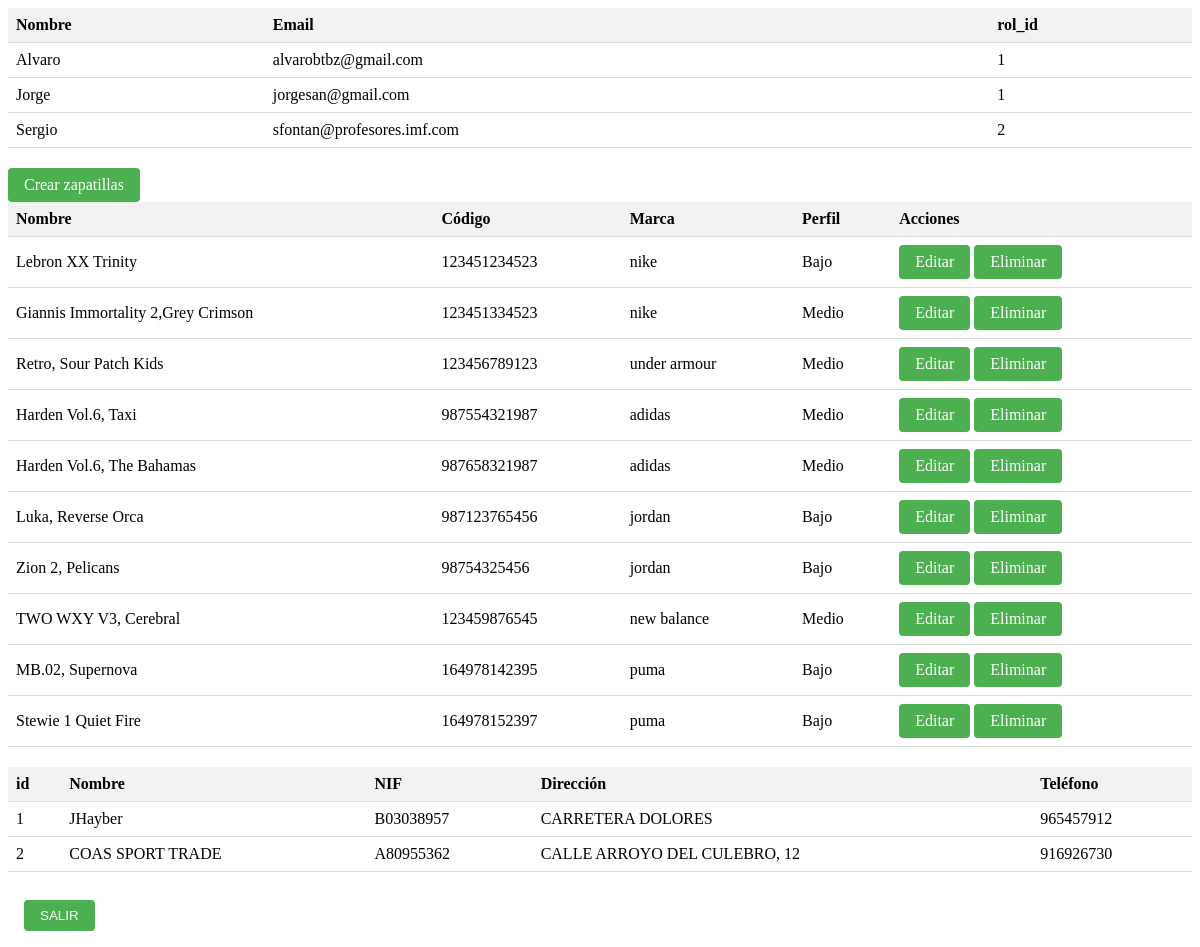
Screenshot of /session/private/dashboard.php (signed in) with the database file from the repository.
### tables this page shows
create table if not exists usuarios(
	id int auto_increment primary key,
    nombre varchar (20),
    email varchar (40),
    password varchar (70),
    rol_id int
);

create table if not exists zapatillas(
	id int auto_increment primary key,
    nombre varchar(50),
    codigo varchar (20),
    marca varchar (40),
    perfil varchar (10)
);

create table if not exists proveedor(
	id int auto_increment primary key,
    nombre varchar (20),
    nif varchar (40),
    direccion varchar (70),
    telefono  varchar (12)
);

### Database.php (called while the page is built, shortened)
<?php
    class Database{
        public function conectar(){
            $driver = 'mysql';
            $host = 'localhost';
            $port = '3306';
            $user = 'root';
            $password = '';
            $db = 'novashoes';
            $dsn   = "$driver:dbname=$db;host=$host;port=$port";
            try {
                $gbd = new PDO($dsn, $user, $password);
            } catch (Exception $e) {
                echo 'Fallo la conexión: ' . $e->getMessage();
            }
            return $gbd;
        }
        public function getAll(){
            $sql = "SELECT * FROM zapatillas";
            $resultado = $this->conectar()->query($sql);
            return $resultado;
        }
        public function getClientes(){
            $sql = "SELECT * FROM usuarios";
            $resultado = $this->conectar()->query($sql);
            return $resultado;
        }
        public function getProveedores(){
            $sql = "SELECT * FROM proveedor";
            $resultado = $this->conectar()->query($sql);
            return $resultado;
        }
    }
?>

### session/private/dashboard.php (the view, shortened to what this page needs)
<?php
require_once('../../Database.php');
$database = new Database();
$resultado = $database->getClientes();
$zapatillas = $database->getAll();
$proveedores = $database->getProveedores();
?>
<!DOCTYPE html>
<html>
<head>
  <link rel="stylesheet" type="text/css" href="../../admin.css">
  <link rel="stylesheet" href="https://cdnjs.cloudflare.com/ajax/libs/font-awesome/5.15.3/css/all.min.css">
</head>
<body>
	<table>
		<?php
		echo "<th>Nombre</th>";
		echo "<th>Email</th>";
		echo "<th>rol_id</th>";
		foreach ($resultado as $row) {
			echo "<tr>";
			echo "<td>" . $row["nombre"] . "</td>";
			echo "<td>" . $row["email"] . "</td>";
			echo "<td>" . $row["rol_id"] . "</td>";
		}
		?>
	</table>
	<table>
	<a href="../../crud/create.php">Crear zapatillas</a>
		<?php
		echo "<th>Nombre</th>";
		echo "<th>Código</th>";
		echo "<th>Marca</th>";
		echo "<th>Perfil</th>";
		echo "<th>Acciones</th>";
		foreach ($zapatillas as $row) {
			echo "<tr>";
			echo "<td>" . $row["nombre"] . "</td>";
			echo "<td>" . $row["codigo"] . "</td>";
			echo "<td>" . $row["marca"] . "</td>";
			echo "<td>" . $row["perfil"] . "</td>" ;
			echo '<td> <a href="../../crud/edit.php?id=' . $row["id"] . '">Editar</a> <a href="../../crud/delete.php?id=' . $row["id"] . '">Eliminar</a></td>';
		}
		?>
	</table>
	<table>
		<?php
		echo "<th>id</th>";
		echo "<th>Nombre</th>";
		echo "<th>NIF</th>";
		echo "<th>Dirección</th>";
		echo "<th>Teléfono</th>";
		foreach ($proveedores as $row) {
			echo "<tr><td>" . $row['id'] . "</td>";
			echo "<td>" . $row["nombre"] . "</td>";
			echo "<td>" . $row["nif"] . "</td>";
			echo "<td>" . $row["direccion"] . "</td>";
			echo "<td>" . $row["telefono"] . "</td>";
		}
		?>
	</table>
	<button><a href="../auth/login.php">SALIR</a></button>
</body>
</html>

### admin.css (style rules this page uses)
table { width: 100%; border-collapse: collapse; margin-bottom: 20px; }
th, td { padding: 8px; text-align: left; border-bottom: 1px solid #ddd; }
th { background-color: #f2f2f2; font-weight: bold; }
a { display: inline-block; padding: 8px 16px; text-decoration: none; background-color: #4CAF50; color: white; border-radius: 4px; }
button { padding: 8px 16px; background-color: #ffffff; color: white; border: none; border-radius: 4px; cursor: pointer; }
button a { color: white; text-decoration: none; }

### rows the page displays
usuarios: nombre "Alvaro", email "alvarobtbz@gmail.com", rol "1"
usuarios: nombre "Jorge", email "jorgesan@gmail.com", rol "1"
usuarios: nombre "Sergio", email "sfontan@profesores.imf.com", rol "2"
zapatillas: nombre "Lebron XX Trinity", codigo "123451234523", marca "nike", perfil "Bajo"
zapatillas: nombre "Giannis Immortality 2,Grey Crimson", codigo "123451334523", marca "nike", perfil "Medio"
zapatillas: nombre "Retro, Sour Patch Kids", codigo "123456789123", marca "under armour", perfil "Medio"
zapatillas: nombre "Harden Vol.6, Taxi", codigo "987554321987", marca "adidas", perfil "Medio"
zapatillas: nombre "Harden Vol.6, The Bahamas", codigo "987658321987", marca "adidas", perfil "Medio"
zapatillas: nombre "Luka, Reverse Orca", codigo "987123765456", marca "jordan", perfil "Bajo"
zapatillas: nombre "Zion 2, Pelicans", codigo "98754325456", marca "jordan", perfil "Bajo"
zapatillas: nombre "TWO WXY V3, Cerebral", codigo "123459876545", marca "new balance", perfil "Medio"
zapatillas: nombre "MB.02, Supernova", codigo "164978142395", marca "puma", perfil "Bajo"
zapatillas: nombre "Stewie 1 Quiet Fire", codigo "164978152397", marca "puma", perfil "Bajo"
proveedor: id "1", nombre "JHayber", nif "B03038957", direccion "CARRETERA DOLORES", telefono "965457912"
proveedor: id "2", nombre "COAS SPORT TRADE", nif "A80955362", direccion "CALLE ARROYO DEL CULEBRO, 12", telefono "916926730"
